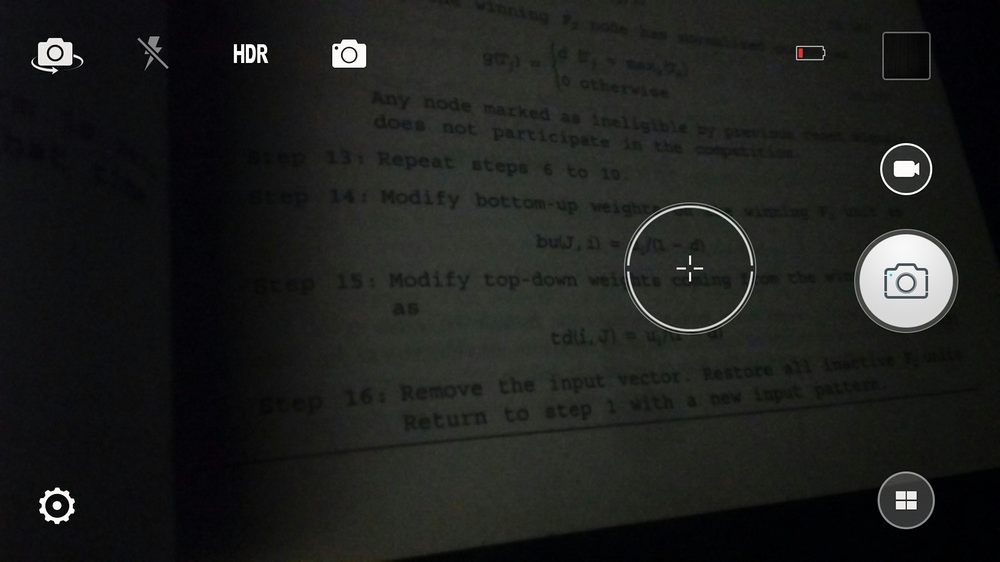
#> input picture paper.jpeg, 1000 x 562 px, shrunk from 1920 x 1080 before the run
$ python threshold.py
#> lines starting #> are read from the running program, lines starting #| are printed output that depends on the picture; after the words box and inside, x2 and y2 are one past the last pixel; in counts of white or black regions, pixels touching at a corner belong together
import cv2

# Reading source image
img = cv2.imread('paper.jpeg')
#> img is the input picture: shape (562, 1000, 3); mean B, G, R 29.4, 31.5, 30.3

# Drawing images
retval, threshold = cv2.threshold(img, 35, 255, cv2.THRESH_BINARY)
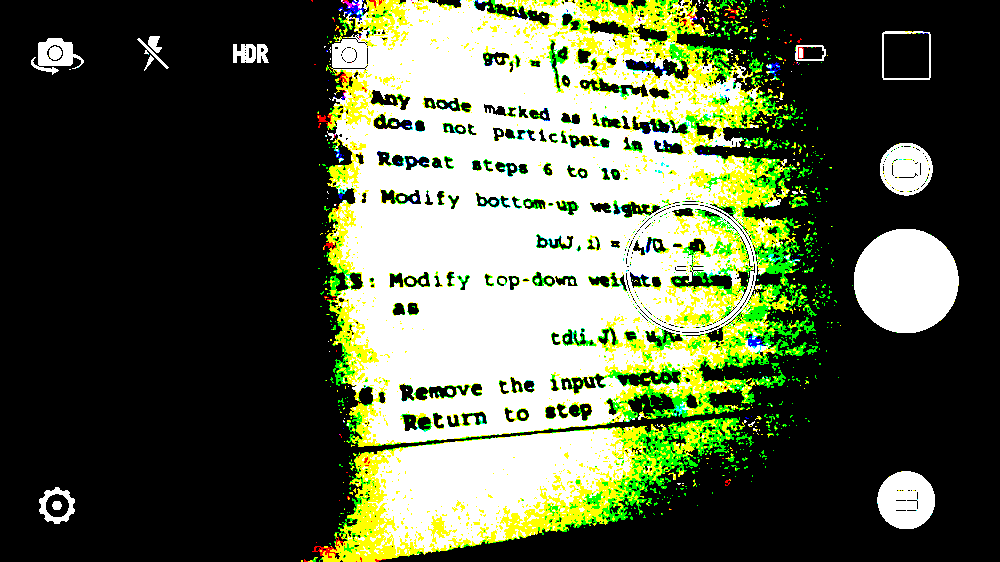
#> threshold: shape (562, 1000, 3); mean B, G, R 71.1, 95.9, 87.4
grayscaled = cv2.cvtColor(img, cv2.COLOR_BGR2GRAY)
retval2, threshold2 = cv2.threshold(grayscaled, 35, 255, cv2.THRESH_BINARY)
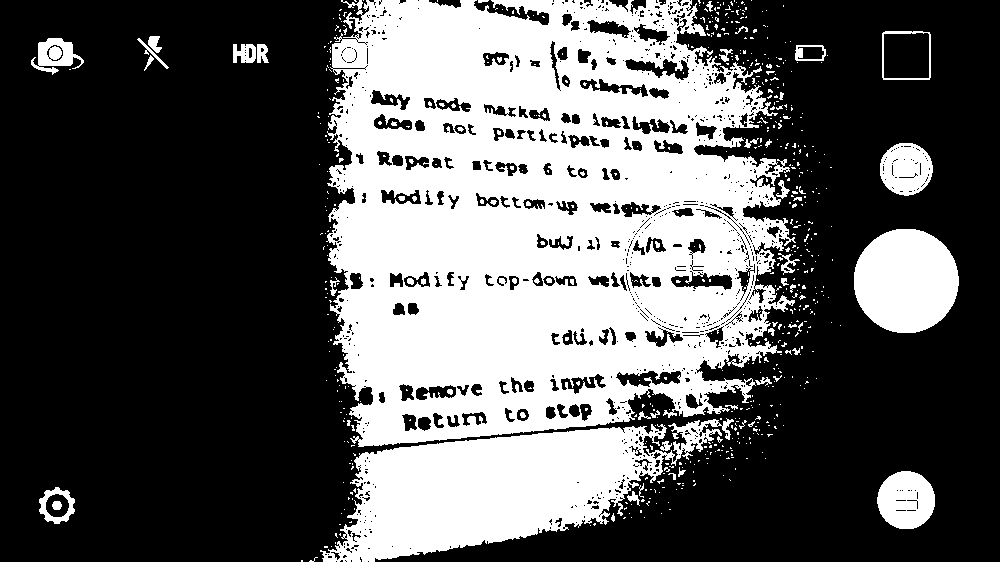
#> threshold2: shape (562, 1000); 35.7% white; 657 white regions (594 under 20 px), largest, box (x1, y1, x2, y2) and area: (326, 0, 796, 447) 149936, (320, 418, 734, 562) 30109, (854, 229, 959, 333) 8630
gaus = cv2.adaptiveThreshold(grayscaled, 255, cv2.ADAPTIVE_THRESH_GAUSSIAN_C, cv2.THRESH_BINARY, 115, 8)
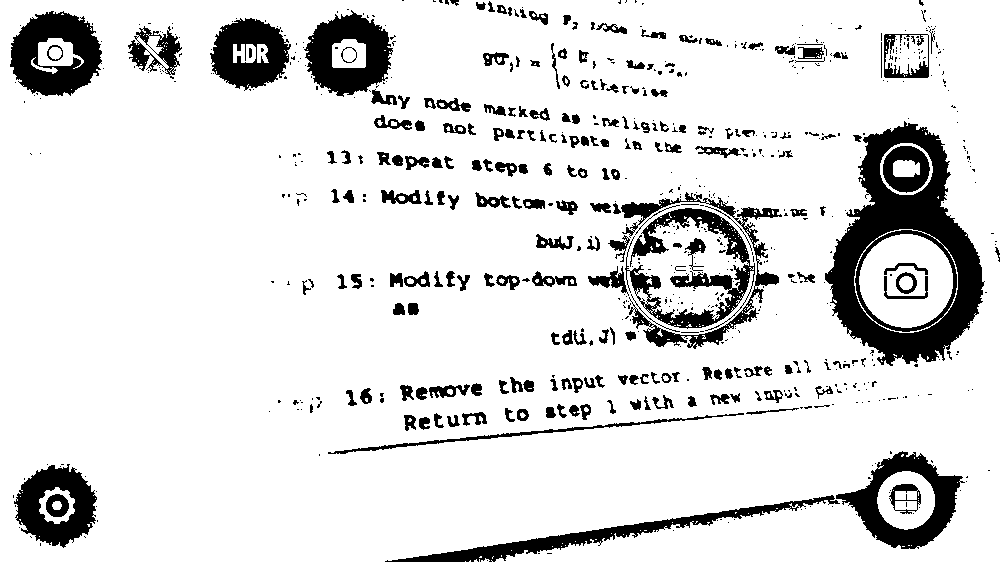
#> gaus: shape (562, 1000); 86.9% white; 716 black regions (488 under 20 px), largest, box (x1, y1, x2, y2) and area: (825, 121, 985, 366) 15607, (10, 11, 102, 96) 4872, (625, 208, 755, 331) 4811

# Displaying images
cv2.imshow('original', img)
cv2.imshow('threshold', threshold)
cv2.imshow('threshold2', threshold2)
cv2.imshow('gaus',gaus)

# Saving images
cv2.imwrite('save_img_threshold.png', threshold)
cv2.imwrite('save_img_threshold2.png', threshold2)
cv2.imwrite('save_img_gaus.png',gaus)

cv2.waitKey(0)
cv2.destroyAllWindows()
